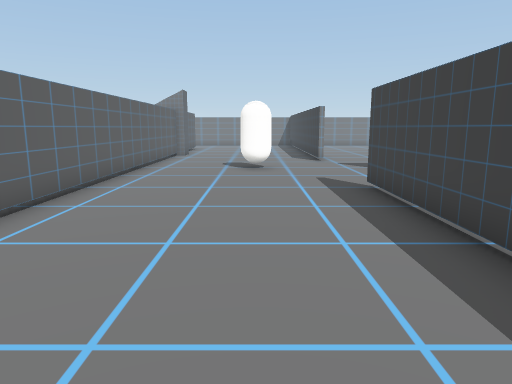
view 1 (above)

16 first-person views from a walk through a Unity game level. The camera is 1.3 m above the floor, tilts 10° down and sees 70° across. The floor is counted in squares, 1 m on a side. Each view is taken from the middle of a square. On the plan, view 1 faces up. The plan holds only what a view shows up to about 15 squares ahead; the rest is blank. Some surface patterns are stand-ins.

view 2
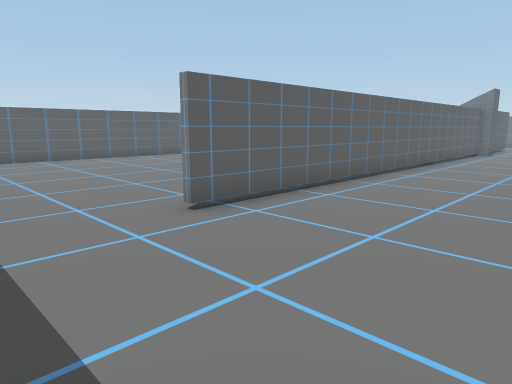

view 3
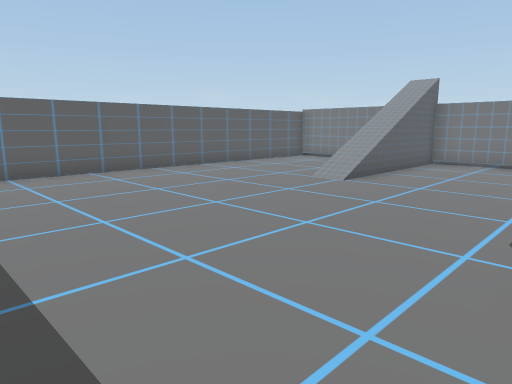

view 4
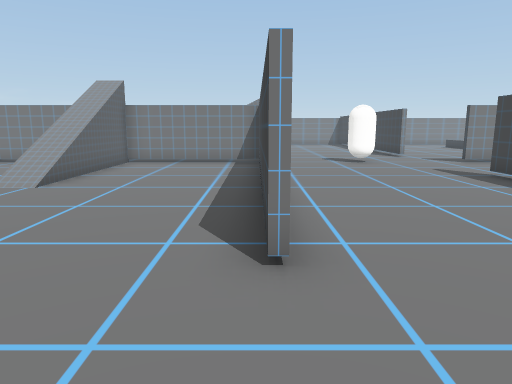

view 5
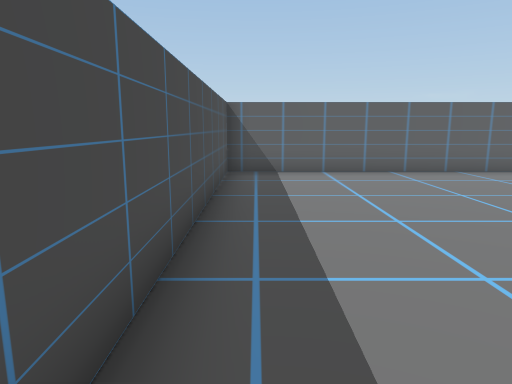

view 6
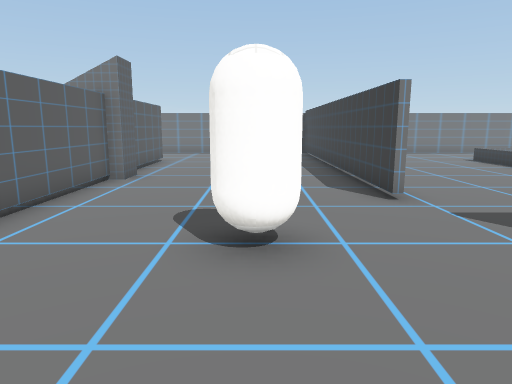

view 7
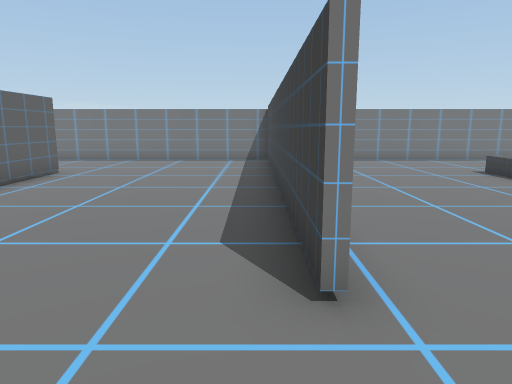

view 8
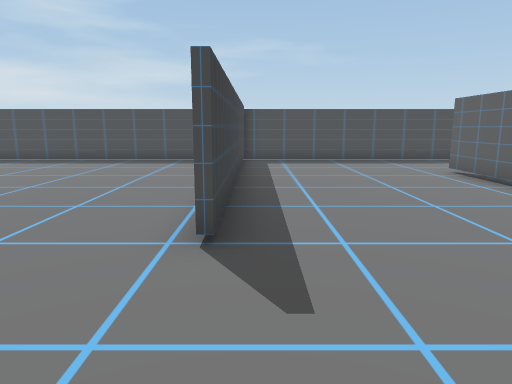

view 9
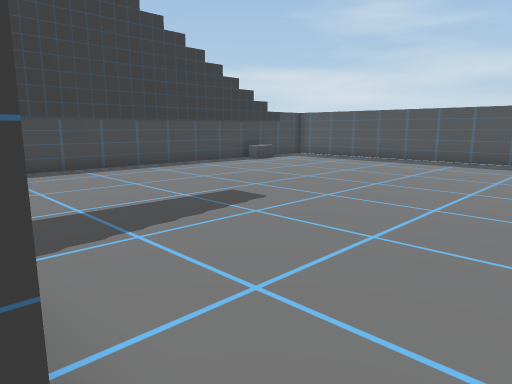

view 10
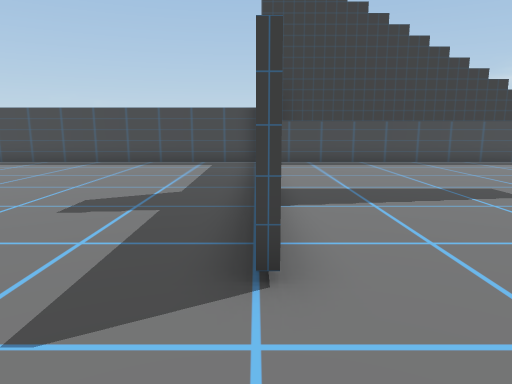

view 11
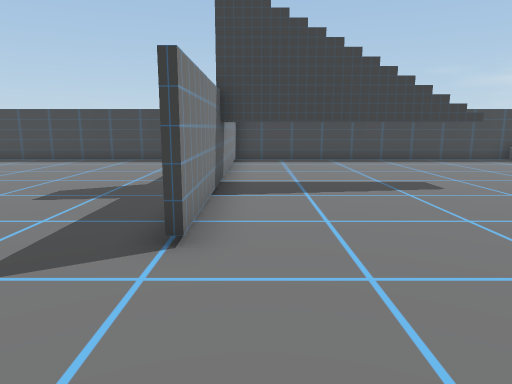

view 12
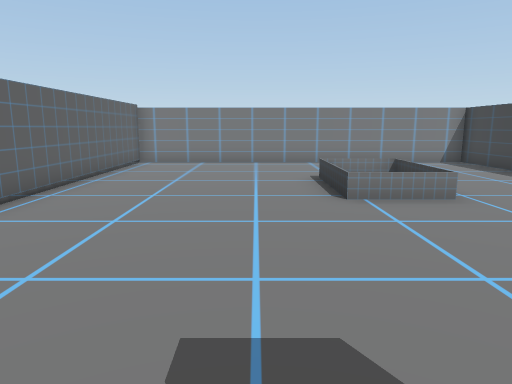

view 13
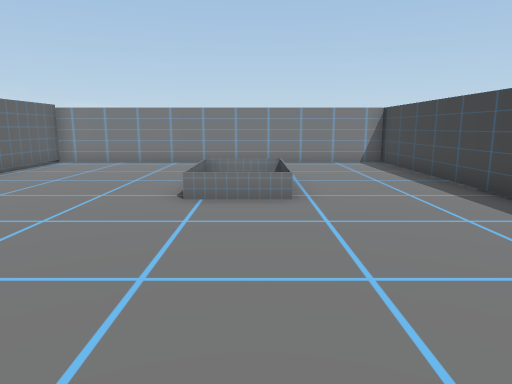

view 14
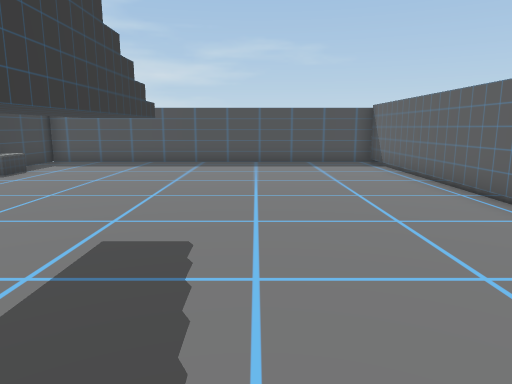

view 15
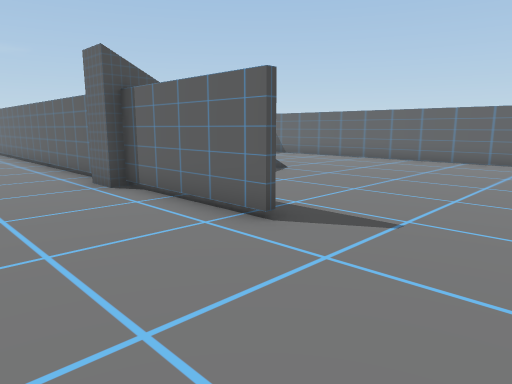

view 16
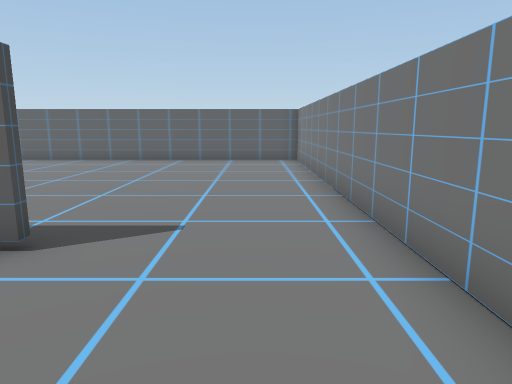

### Floor plan
Key: @ floor where view 1 was taken; # wall or solid block; x gap in a wall; . main floor; : floor 1 m higher than the main floor; + floor 1.5 m higher than the main floor; * floor 2 m higher than the main floor; % floor 2.5 m higher than the main floor; / step, stairs or slope; = window, fence, low wall or low ledge; C capsule; T thing the floor can be seen under or through; O other object.
Columns run from 15 left of view 1 to 15 right of it. Each row starts with its distance up from view 1.
 27 ###############################
 26 #.................#...........#
 25 #.................#...........#
 24 #.................#...........#
 23 #.................#...... ....#
 22 #..........#......#...... ....#
 21 #..........#......#...... ....#
 20 #......... #......#...........#
 19 #.......   #......#...........#
 18 #...../    ##.....#...........#
 17 #.....     ##.....#...........#
 16 #.         #......#...........#
 15            #......#...........#
 14            #..................#
 13       .....#..................#
 12  #### x#####...C...############
 11   .  .%....#............T.....#
 10   .. .*....#............T.....#
  9 #... .+....#............T.....#
  8 #.....:....#......#.....T.....#
  7 #..../=....#......#.....T.....#
  6 #....//....#......#.....T.....#
  5 #..........#......#...........#
  4 #..........#......#...........#
  3 #..........#......#...........#
  2 #..........#......#...........#
  1 #.................#..........O#
  0 #..............@..#..........O#
 -1 #.................#...........#
 -2 #.................#...........#
 -3 ###############################

Where each view was taken, in squares from view 1:
view 1: 0 up, 0 right, facing up
view 2: 2 down, 1 right, facing up-left
view 3: 2 down, 4 left, facing up-left
view 4: 2 down, 4 left, facing up
view 5: 2 down, 4 left, facing left
view 6: 8 up, 0 right, facing up
view 7: 12 up, 2 right, facing up
view 8: 12 up, 2 right, facing down
view 9: 12 up, 3 right, facing down-right
view 10: 12 up, 1 right, facing right
view 11: 11 up, 0 right, facing right
view 12: 13 up, 7 right, facing up
view 13: 13 up, 10 right, facing up
view 14: 11 up, 7 right, facing down
view 15: 26 up, 0 right, facing down-left
view 16: 25 up, 0 right, facing left
